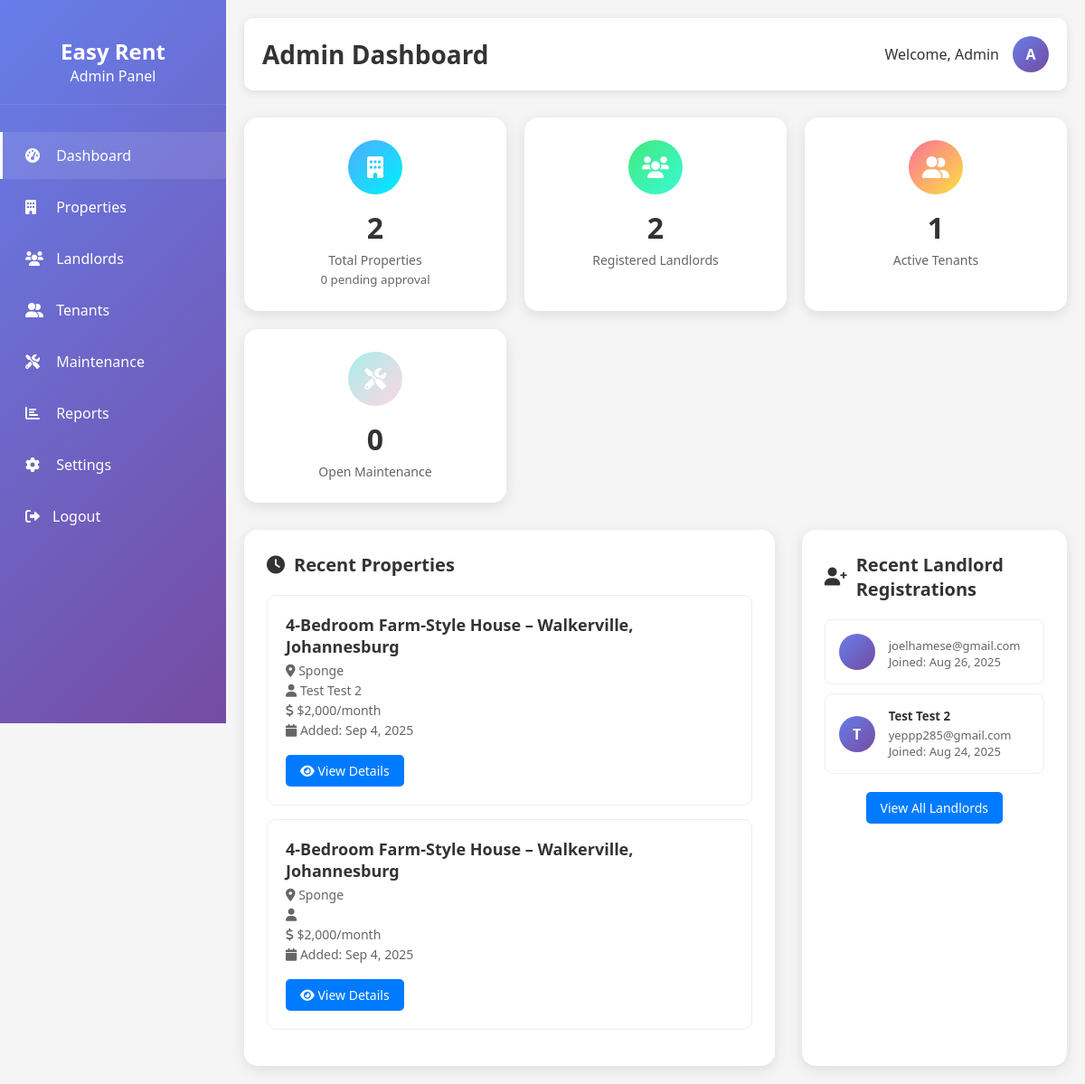
The app's page /dashboard/admin_dashboard.php with its own data.
### tables this page shows
CREATE TABLE `properties` (
  `id` int(11) NOT NULL,
  `landlord_id` int(11) NOT NULL,
  `title` varchar(200) NOT NULL,
  `description` text DEFAULT NULL,
  `property_type` enum('apartment','house','studio','townhouse','flat','room') NOT NULL,
  `address` text NOT NULL,
  `city` varchar(100) NOT NULL,
  `state` varchar(100) NOT NULL,
  `postal_code` varchar(20) DEFAULT NULL,
  `latitude` decimal(10,8) DEFAULT NULL,
  `longitude` decimal(11,8) DEFAULT NULL,
  `bedrooms` int(11) DEFAULT 0,
  `available_units` int(11) NOT NULL DEFAULT 1,
  `bathrooms` int(11) DEFAULT 0,
  `square_meters` decimal(8,2) DEFAULT NULL,
  `rent_amount` decimal(10,2) NOT NULL,
  `deposit_amount` decimal(10,2) NOT NULL,
  `utilities_included` tinyint(1) DEFAULT 0,
  `parking_available` tinyint(1) DEFAULT 0,
  `pet_friendly` tinyint(1) DEFAULT 0,
  `furnished` tinyint(1) DEFAULT 0,
  `available_from` date DEFAULT NULL,
  `lease_duration_months` int(11) DEFAULT 12,
  `is_available` tinyint(1) DEFAULT 1,
  `is_featured` tinyint(1) DEFAULT 0,
  `view_count` int(11) DEFAULT 0,
  `created_at` timestamp NOT NULL DEFAULT current_timestamp(),
  `updated_at` timestamp NOT NULL DEFAULT current_timestamp() ON UPDATE current_timestamp(),
  `admin_approved` tinyint(1) DEFAULT 0,
  `approved_date` datetime DEFAULT NULL,
  `approved_by` int(11) DEFAULT NULL,
  `is_occupied` tinyint(1) DEFAULT 0
);

CREATE TABLE `users` (
  `id` int(11) NOT NULL,
  `username` varchar(50) NOT NULL,
  `email` varchar(100) NOT NULL,
  `password_hash` varchar(255) NOT NULL,
  `user_type` enum('tenant','landlord','admin') NOT NULL DEFAULT 'tenant',
  `first_name` varchar(50) DEFAULT NULL,
  `last_name` varchar(50) DEFAULT NULL,
  `phone` varchar(20) DEFAULT NULL,
  `profile_image` varchar(255) DEFAULT NULL,
  `date_of_birth` date DEFAULT NULL,
  `is_verified` tinyint(1) DEFAULT 0,
  `is_active` tinyint(1) DEFAULT 1,
  `created_at` timestamp NOT NULL DEFAULT current_timestamp(),
  `updated_at` timestamp NOT NULL DEFAULT current_timestamp() ON UPDATE current_timestamp(),
  `failed_login_attempts` int(11) DEFAULT 0,
  `last_failed_login` timestamp NULL DEFAULT NULL,
  `last_login` timestamp NULL DEFAULT NULL,
  `status` enum('active','inactive','suspended') DEFAULT 'active'
);

### dashboard/admin_dashboard.php (the view, shortened to what this page needs)
<?php
$servername = "localhost";
$username = "root";
$password = "";
$dbname = "easyrent_db";
$conn = mysqli_connect($servername, $username, $password, $dbname);
$check_properties_query = "SHOW COLUMNS FROM properties";
$properties_columns_result = mysqli_query($conn, $check_properties_query);
$properties_columns = [];
if ($properties_columns_result) {
    while ($column = mysqli_fetch_assoc($properties_columns_result)) {
        $properties_columns[] = $column['Field'];
    }
}
$has_status = in_array('status', $properties_columns);
$has_rent_amount = in_array('rent_amount', $properties_columns);
if ($has_status) {
    $stats_query = "
        SELECT
            (SELECT COUNT(*) FROM properties) as total_properties,
            (SELECT COUNT(*) FROM properties WHERE status = 'pending') as pending_properties,
            (SELECT COUNT(*) FROM properties WHERE status = 'approved') as approved_properties,
            (SELECT COUNT(*) FROM properties WHERE status = 'rejected') as rejected_properties,
            (SELECT COUNT(*) FROM users WHERE user_type = 'landlord') as total_landlords,
            (SELECT COUNT(*) FROM users WHERE user_type = 'tenant') as total_tenants,
            (SELECT COUNT(*) FROM maintenance_requests WHERE status = 'open') as open_maintenance,
            " . ($has_rent_amount ? "(SELECT COALESCE(SUM(rent_amount), 0) FROM properties WHERE status = 'approved')" : "0") . " as total_rent_value
    ";
} else {
    $stats_query = "
        SELECT
            (SELECT COUNT(*) FROM properties) as total_properties,
            0 as pending_properties,
            (SELECT COUNT(*) FROM properties) as approved_properties,
            0 as rejected_properties,
            (SELECT COUNT(*) FROM users WHERE user_type = 'landlord') as total_landlords,
            (SELECT COUNT(*) FROM users WHERE user_type = 'tenant') as total_tenants,
            0 as open_maintenance,
            " . ($has_rent_amount ? "(SELECT COALESCE(SUM(rent_amount), 0) FROM properties)" : "0") . " as total_rent_value
    ";
}
$stats_result = mysqli_query($conn, $stats_query);
if (!$stats_result) {
    error_log("Database query failed: " . mysqli_error($conn));
    $stats = [
        'total_properties' => 0,
        'pending_properties' => 0,
        'approved_properties' => 0,
        'rejected_properties' => 0,
        'total_landlords' => 0,
        'total_tenants' => 0,
        'open_maintenance' => 0,
        'total_rent_value' => 0
    ];
    $_SESSION['error_message'] = "Database error occurred. Some statistics may not be accurate. Error: " . mysqli_error($conn);
} else {
    $stats = mysqli_fetch_assoc($stats_result);
}
$recent_properties_query = "
    SELECT p.*,
           COALESCE(u.full_name, u.name, u.first_name, u.username, 'Unknown') as landlord_name,
           u.email as landlord_email
    FROM properties p
    JOIN users u ON p.landlord_id = u.id
    WHERE p.status = 'pending'
    ORDER BY p.created_at DESC
    LIMIT 10
";
if ($has_status) {
   $recent_properties_query = "
    SELECT p.*,
           COALESCE(u.full_name, u.name, u.first_name, u.username, 'Unknown') as landlord_name,
           u.username as landlord_username
    FROM properties p
    JOIN users u ON p.landlord_id = u.id
    WHERE p.status = 'pending'
    ORDER BY p.created_at DESC
    LIMIT 10
";
} else {
    $recent_properties_query = "
        SELECT p.*,
               CONCAT(u.first_name, ' ', u.last_name) as landlord_name,
               u.email as landlord_email
        FROM properties p
        JOIN users u ON p.landlord_id = u.id
        ORDER BY p.created_at DESC
        LIMIT 10
    ";
}
$recent_properties = mysqli_query($conn, $recent_properties_query);
$recent_landlords_query = "
    SELECT *, CONCAT(first_name, ' ', last_name) as display_name FROM users
    WHERE user_type = 'landlord'
    ORDER BY created_at DESC
    LIMIT 5
";
$recent_landlords = mysqli_query($conn, $recent_landlords_query);
?>
<!DOCTYPE html>
<html lang="en">
<head>
    <link href="https://cdnjs.cloudflare.com/ajax/libs/font-awesome/6.0.0/css/all.min.css" rel="stylesheet">
</head>
<body>
    <div class="sidebar">
        <div class="logo">
            <h2>Easy Rent</h2>
            <p>Admin Panel</p>
        </div>
        <ul>
            <li><a href="admin_dashboard.php" class="active"><i class="fas fa-tachometer-alt"></i> Dashboard</a></li>
            <li><a href="manage_properties.php"><i class="fas fa-building"></i> Properties</a></li>
            <li><a href="manage_landlords.php"><i class="fas fa-users"></i> Landlords</a></li>
            <li><a href="manage_tenants.php"><i class="fas fa-user-friends"></i> Tenants</a></li>
            <li><a href="maintenance_requests.php"><i class="fas fa-tools"></i> Maintenance</a></li>
            <li><a href="financial_reports.php"><i class="fas fa-chart-bar"></i> Reports</a></li>
            <li><a href="system_settings.php"><i class="fas fa-cog"></i> Settings</a></li>
            <li><a href="#" id="logoutLink"><i class="fas fa-sign-out-alt"></i>Logout</a></li>
        </ul>
    </div>
    <div class="main-content">
        <div class="header">
            <h1>Admin Dashboard</h1>
            <div class="admin-info">
                <span>Welcome, <?php echo $_SESSION['admin_name'] ?? 'Admin'; ?></span>
                <div class="avatar">
                    <?php echo strtoupper(substr($_SESSION['admin_name'] ?? 'A', 0, 1)); ?>
                </div>
            </div>
        </div>
        <div class="stats-grid">
            <div class="stat-card properties">
                <div class="icon">
                    <i class="fas fa-building"></i>
                </div>
                <h3><?php echo number_format($stats['total_properties']); ?></h3>
                <p>Total Properties</p>
                <small style="color: #666;">
                    <?php echo $stats['pending_properties']; ?> pending approval
                </small>
            </div>
            <div class="stat-card landlords">
                <div class="icon">
                    <i class="fas fa-users"></i>
                </div>
                <h3><?php echo number_format($stats['total_landlords']); ?></h3>
                <p>Registered Landlords</p>
            </div>
            <div class="stat-card tenants">
                <div class="icon">
                    <i class="fas fa-user-friends"></i>
                </div>
                <h3><?php echo number_format($stats['total_tenants']); ?></h3>
                <p>Active Tenants</p>
            </div>
            <div class="stat-card maintenance">
                <div class="icon">
                    <i class="fas fa-tools"></i>
                </div>
                <h3><?php echo number_format($stats['open_maintenance']); ?></h3>
                <p>Open Maintenance</p>
            </div>
        </div>
        <div class="dashboard-sections">
            <div class="section">
                <h2>
                    <i class="fas fa-clock"></i>
                    <?php echo $has_status ? 'Pending Property Approvals' : 'Recent Properties'; ?>
                </h2>
                <?php if ($recent_properties && mysqli_num_rows($recent_properties) > 0): ?>
                    <?php while ($property = mysqli_fetch_assoc($recent_properties)): ?>
                        <div class="property-card">
                            <div class="property-header">
                                <div class="property-info">
                                    <h4><?php echo htmlspecialchars($property['title'] ?? 'Property'); ?></h4>
                                    <p><i class="fas fa-map-marker-alt"></i> <?php echo htmlspecialchars($property['address'] ?? 'Address not available'); ?></p>
                                    <p><i class="fas fa-user"></i> <?php echo htmlspecialchars($property['landlord_name']); ?></p>
                                    <?php if ($has_rent_amount && isset($property['rent_amount'])): ?>
                                        <p><i class="fas fa-dollar-sign"></i> $<?php echo number_format($property['rent_amount']); ?>/month</p>
                                    <?php endif; ?>
                                    <p><i class="fas fa-calendar"></i> Added: <?php echo date('M j, Y', strtotime($property['created_at'])); ?></p>
                                </div>
                            </div>
                            <?php if ($has_status && ($property['status'] ?? 'pending') == 'pending'): ?>
                                <div class="property-actions">
                                    <form method="POST" style="display: inline;">
                                        <input type="hidden" name="property_id" value="<?php echo $property['id']; ?>">
                                        <button type="submit" name="approve_property" class="btn btn-approve">
                                            <i class="fas fa-check"></i> Approve
                                        </button>
                                    </form>
                                    <button type="button" class="btn btn-reject" onclick="openRejectModal(<?php echo $property['id']; ?>)">
                                        <i class="fas fa-times"></i> Reject
                                    </button>
                                    <a href="view_property.php?id=<?php echo $property['id']; ?>" class="btn btn-view">
                                        <i class="fas fa-eye"></i> View Details
                                    </a>
                                </div>
                            <?php else: ?>
                                <div class="property-actions">
                                    <a href="view_property.php?id=<?php echo $property['id']; ?>" class="btn btn-view">
                                        <i class="fas fa-eye"></i> View Details
                                    </a>
                                </div>
                            <?php endif; ?>
                        </div>
                    <?php endwhile; ?>
                <?php endif; ?>
            </div>
            <div class="section">
                <h2>
                    <i class="fas fa-user-plus"></i>
                    Recent Landlord Registrations
                </h2>
                <?php if ($recent_landlords && mysqli_num_rows($recent_landlords) > 0): ?>
                    <?php while ($landlord = mysqli_fetch_assoc($recent_landlords)): ?>
                        <div class="landlord-item">
                            <div class="landlord-avatar">
                                <?php echo strtoupper(substr($landlord['display_name'], 0, 1)); ?>
                            </div>
                            <div class="landlord-info">
                                <h5><?php echo htmlspecialchars($landlord['display_name']); ?></h5>
                                <p><?php echo htmlspecialchars($landlord['email']); ?></p>
                                <p>Joined: <?php echo date('M j, Y', strtotime($landlord['created_at'])); ?></p>
                            </div>
                        </div>
                    <?php endwhile; ?>
                <?php else: ?>
                    <p style="text-align: center; color: #666; padding: 20px;">No recent registrations</p>
                <?php endif; ?>
                <div style="text-align: center; margin-top: 20px;">
                    <a href="manage_landlords.php" class="btn btn-view">View All Landlords</a>
                </div>
            </div>
        </div>
    </div>
</body>
</html>

### records on screen
properties: title "4-Bedroom Farm-Style House – Walkerville, Johannesburg", address "Sponge", landlord_name "Test Test 2", rent_amount "2,000", created_at "Sep 4, 2025"
properties: title "4-Bedroom Farm-Style House – Walkerville, Johannesburg", address "Sponge", rent_amount "2,000", created_at "Sep 4, 2025"
users: email "joelhamese@gmail.com", created_at "Aug 26, 2025"
users: display_name "T", display_name "Test Test 2", email "yeppp285@gmail.com", created_at "Aug 24, 2025"

### other values on screen
$_SESSION['admin_name'] "Admin"
substr($_SESSION['admin_name'] ?? 'A', 0, 1) "A"
$stats['total_properties'] "2"
$stats['pending_properties'] "0"
$stats['total_landlords'] "2"
$stats['total_tenants'] "1"
$stats['open_maintenance'] "0"
